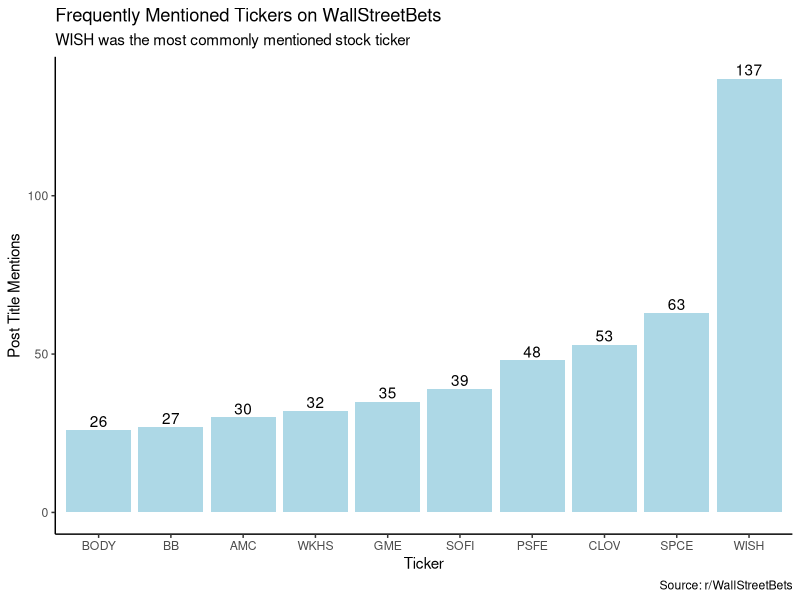

Write the R code that produced this figure.
## ---- chunk 1
knitr::opts_chunk$set(echo = TRUE)
library(tidyverse)
## ---- chunk 2
x <- read_csv("wsb.csv")
## ---- chunk 3
data <- x %>%
  select(ticker) %>%
  group_by(ticker) %>%
  summarize(count = n()) %>%
  arrange(desc(count)) %>%
  slice(1:10) %>%
  mutate(ticker = as.factor(ticker))

## ---- chunk 4
data %>%
  ggplot(mapping = aes(fct_reorder(ticker, count), count)) +
    geom_col(fill = "lightblue") +
    geom_text(aes(label = count), position = position_dodge(width = 0.9), vjust = -0.25) +
    theme_classic() +
    labs(title = "Frequently Mentioned Tickers on WallStreetBets",
         subtitle = "WISH was the most commonly mentioned stock ticker",
         x = "Ticker",
         y = "Post Title Mentions",
         caption = "Source: r/WallStreetBets")
